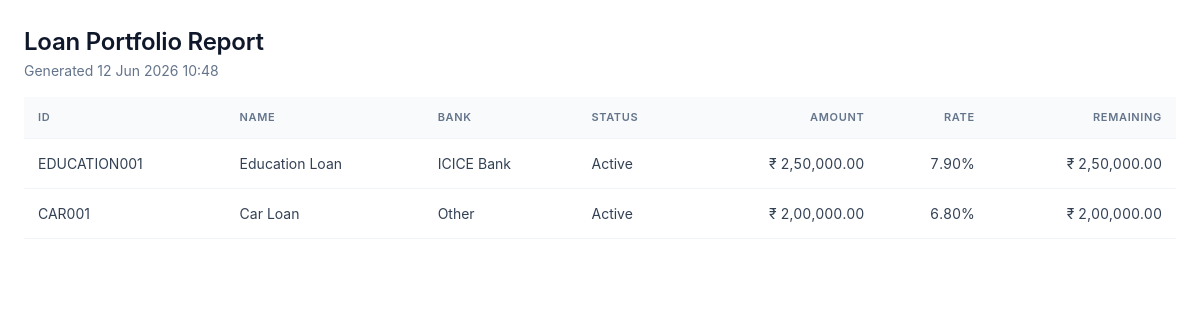
The page /reports/print (signed in) on the database as committed earlier.
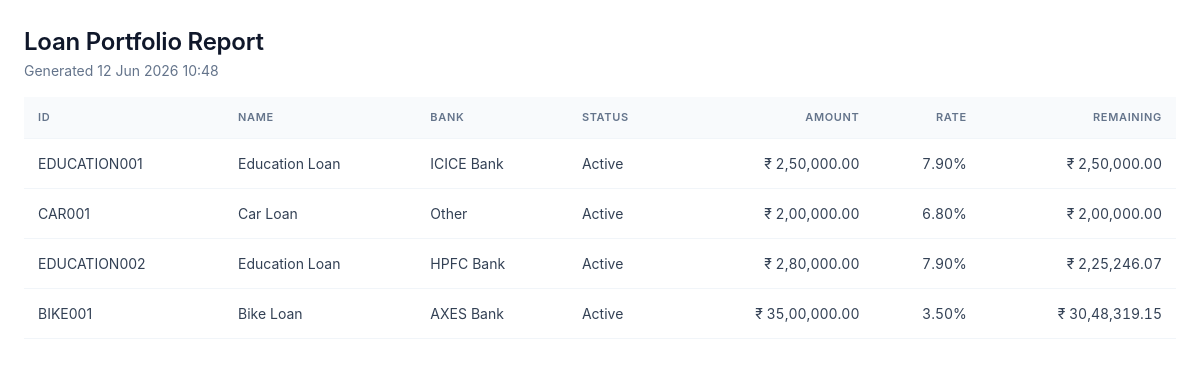
The same page on the database as committed later.
### app/models.py (models this page shows, shortened)
class Loan(db.Model):
    __tablename__ = "loans"
    id = db.Column(db.Integer, primary_key=True)
    user_id = db.Column(db.Integer, db.ForeignKey("users.id"), nullable=False, index=True)
    loan_id = db.Column(db.String(40), nullable=False, index=True)  # manual unique per user
    loan_name = db.Column(db.String(120), nullable=False)
    loan_category = db.Column(db.String(50), nullable=False, default="Personal")
    bank_name = db.Column(db.String(120), nullable=False)
    loan_amount = db.Column(db.Float, nullable=False)
    interest_rate = db.Column(db.Float, nullable=False)  # annual %
    down_payment = db.Column(db.Float, default=0)
    custom_emi = db.Column(db.Float, nullable=True)
    start_date = db.Column(db.Date, nullable=False)
    tenure_months = db.Column(db.Integer, nullable=False)
    loan_status = db.Column(db.String(20), default="Active", index=True)
    remaining_balance = db.Column(db.Float, default=0)
    completion_percentage = db.Column(db.Float, default=0)
    is_archived = db.Column(db.Boolean, default=False, index=True)
    balloon_date = db.Column(db.Date, nullable=True)
    balloon_amount = db.Column(db.Float, nullable=True)
    notes = db.Column(db.Text)
    closed_at = db.Column(db.DateTime, nullable=True)
    final_amount = db.Column(db.Float, nullable=True)
    closure_notes = db.Column(db.Text, nullable=True)
    created_at = db.Column(db.DateTime, default=datetime.utcnow)
    updated_at = db.Column(db.DateTime, default=datetime.utcnow, onupdate=datetime.utcnow)
    schedules = db.relationship("Schedule", backref="loan", lazy="dynamic",
                                cascade="all, delete-orphan", order_by="Schedule.month_index")
    __table_args__ = (db.UniqueConstraint("user_id", "loan_id", name="uq_user_loanid"),)

class User(UserMixin, db.Model):
    __tablename__ = "users"
    id = db.Column(db.Integer, primary_key=True)
    full_name = db.Column(db.String(120), nullable=False)
    username = db.Column(db.String(64), unique=True, nullable=False, index=True)
    email = db.Column(db.String(160), unique=True, nullable=False, index=True)
    password_hash = db.Column(db.String(256), nullable=False)
    preferred_currency = db.Column(db.String(8), default="INR")
    preferred_date_format = db.Column(db.String(20), default="%d %b %Y")
    created_at = db.Column(db.DateTime, default=datetime.utcnow)
    loans = db.relationship("Loan", backref="owner", lazy="dynamic", cascade="all, delete-orphan")

### app/blueprints/reports.py (the view)
@reports_bp.route("/print")
@login_required
def print_view():
    loans = current_user.loans.all()
    return render_template("reports/print.html", loans=loans)

### app/templates/reports/print.html
<!doctype html>
<html><head><meta charset="utf-8"><title>Loan Report</title>
<link rel="stylesheet" href="{{ url_for('static', filename='css/styles.css') }}">
<style>body{background:#fff;padding:24px}</style></head>
<body onload="window.print()">
<h1>Loan Portfolio Report</h1>
<p style="color:var(--slate-500)">Generated {{ now.strftime('%d %b %Y %H:%M') }}</p>
<table class="tbl" style="margin-top:16px">
<thead><tr><th>ID</th><th>Name</th><th>Bank</th><th>Status</th><th class="num">Amount</th><th class="num">Rate</th><th class="num">Remaining</th></tr></thead>
<tbody>{% for l in loans %}<tr><td>{{ l.loan_id }}</td><td>{{ l.loan_name }}</td><td>{{ l.bank_name }}</td>
<td>{{ l.loan_status }}</td><td class="num">{{ l.loan_amount|money }}</td>
<td class="num">{{ '%.2f'|format(l.interest_rate) }}%</td><td class="num">{{ l.remaining_balance|money }}</td></tr>{% endfor %}</tbody></table>
</body></html>

Rows that differ between the two databases and show on the page:
added Loan: loan_id "EDUCATION002", loan_name "Education Loan", bank_name "HPFC Bank", loan_status "Active", loan_amount "₹ 2,80,000.00", interest_rate "7.90", remaining_balance "₹ 2,25,246.07"
added Loan: loan_id "BIKE001", loan_name "Bike Loan", bank_name "AXES Bank", loan_status "Active", loan_amount "₹ 35,00,000.00", interest_rate "3.50", remaining_balance "₹ 30,48,319.15"
